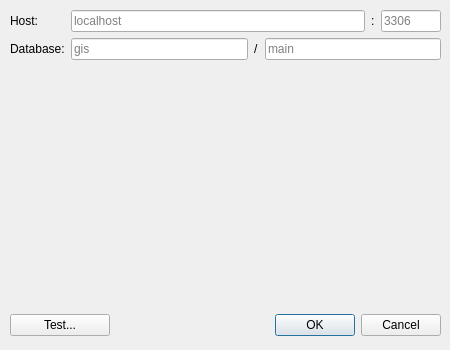
<?xml version="1.0" encoding="UTF-8"?>
<ui version="4.0">
 <class>Dialog</class>
 <widget class="QDialog" name="Dialog">
  <property name="geometry">
   <rect>
    <x>0</x>
    <y>0</y>
    <width>450</width>
    <height>350</height>
   </rect>
  </property>
  <property name="sizePolicy">
   <sizepolicy hsizetype="Fixed" vsizetype="Fixed">
    <horstretch>0</horstretch>
    <verstretch>0</verstretch>
   </sizepolicy>
  </property>
  <property name="minimumSize">
   <size>
    <width>450</width>
    <height>350</height>
   </size>
  </property>
  <property name="maximumSize">
   <size>
    <width>450</width>
    <height>400</height>
   </size>
  </property>
  <property name="windowTitle">
   <string>GeoVCS - Connection</string>
  </property>
  <widget class="QWidget" name="formLayoutWidget">
   <property name="geometry">
    <rect>
     <x>10</x>
     <y>10</y>
     <width>431</width>
     <height>71</height>
    </rect>
   </property>
   <layout class="QFormLayout" name="form_layout">
    <item row="0" column="0">
     <widget class="QLabel" name="label_host">
      <property name="text">
       <string>Host:</string>
      </property>
     </widget>
    </item>
    <item row="0" column="1">
     <layout class="QHBoxLayout" name="h_box_layout_host_port">
      <item>
       <widget class="QLineEdit" name="edit_host">
        <property name="placeholderText">
         <string>localhost</string>
        </property>
       </widget>
      </item>
      <item>
       <widget class="QLabel" name="label_port">
        <property name="text">
         <string>:</string>
        </property>
       </widget>
      </item>
      <item>
       <widget class="QLineEdit" name="edit_port">
        <property name="sizePolicy">
         <sizepolicy hsizetype="Fixed" vsizetype="Fixed">
          <horstretch>0</horstretch>
          <verstretch>0</verstretch>
         </sizepolicy>
        </property>
        <property name="maximumSize">
         <size>
          <width>60</width>
          <height>16777215</height>
         </size>
        </property>
        <property name="inputMask">
         <string extracomment="A valid port number is required."/>
        </property>
        <property name="placeholderText">
         <string>3306</string>
        </property>
       </widget>
      </item>
     </layout>
    </item>
    <item row="1" column="0">
     <widget class="QLabel" name="label_database">
      <property name="text">
       <string>Database:</string>
      </property>
     </widget>
    </item>
    <item row="1" column="1">
     <layout class="QHBoxLayout" name="horizontalLayout_2">
      <item>
       <widget class="QLineEdit" name="edit_database">
        <property name="placeholderText">
         <string>gis</string>
        </property>
       </widget>
      </item>
      <item>
       <widget class="QLabel" name="label_branch">
        <property name="text">
         <string>/</string>
        </property>
       </widget>
      </item>
      <item>
       <widget class="QLineEdit" name="edit_branch">
        <property name="placeholderText">
         <string>main</string>
        </property>
       </widget>
      </item>
     </layout>
    </item>
   </layout>
  </widget>
  <widget class="QWidget" name="horizontalLayoutWidget">
   <property name="geometry">
    <rect>
     <x>10</x>
     <y>310</y>
     <width>431</width>
     <height>31</height>
    </rect>
   </property>
   <layout class="QHBoxLayout" name="h_box_layout_bottom">
    <item>
     <widget class="QPushButton" name="button_test">
      <property name="sizePolicy">
       <sizepolicy hsizetype="Fixed" vsizetype="Fixed">
        <horstretch>0</horstretch>
        <verstretch>0</verstretch>
       </sizepolicy>
      </property>
      <property name="minimumSize">
       <size>
        <width>100</width>
        <height>0</height>
       </size>
      </property>
      <property name="maximumSize">
       <size>
        <width>100</width>
        <height>16777215</height>
       </size>
      </property>
      <property name="text">
       <string>Test...</string>
      </property>
      <property name="default">
       <bool>false</bool>
      </property>
      <property name="flat">
       <bool>false</bool>
      </property>
     </widget>
    </item>
    <item>
     <widget class="QDialogButtonBox" name="dialog_button_box">
      <property name="sizePolicy">
       <sizepolicy hsizetype="Expanding" vsizetype="Minimum">
        <horstretch>0</horstretch>
        <verstretch>0</verstretch>
       </sizepolicy>
      </property>
      <property name="standardButtons">
       <set>QDialogButtonBox::StandardButton::Cancel|QDialogButtonBox::StandardButton::Ok</set>
      </property>
     </widget>
    </item>
   </layout>
  </widget>
  <widget class="QWidget" name="verticalLayoutWidget">
   <property name="geometry">
    <rect>
     <x>10</x>
     <y>90</y>
     <width>431</width>
     <height>211</height>
    </rect>
   </property>
   <layout class="QVBoxLayout" name="v_box_layout"/>
  </widget>
 </widget>
 <tabstops>
  <tabstop>edit_host</tabstop>
  <tabstop>edit_port</tabstop>
  <tabstop>edit_database</tabstop>
  <tabstop>edit_branch</tabstop>
  <tabstop>button_test</tabstop>
 </tabstops>
 <resources/>
 <connections/>
</ui>
